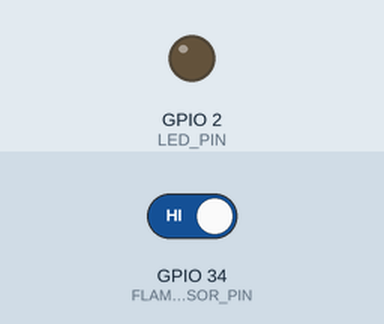
Bench run of a sketch on a simulated ESP32. Shown: output pins drawn as LEDs (lit = HIGH). Inputs (shaded band) come from the test bench; at power-on: GPIO 34 (FLAME_SENSOR_PIN) HIGH. WiFi joins after 1.5 s; servers stay silent unless stated; web services answer with replies made up by the test bench; what the sketch prints to the serial monitor is not drawn.

Above: at 2.7 s.
2.8 s: GPIO 34 (FLAME_SENSOR_PIN) driven LOW
At 17.5 s:
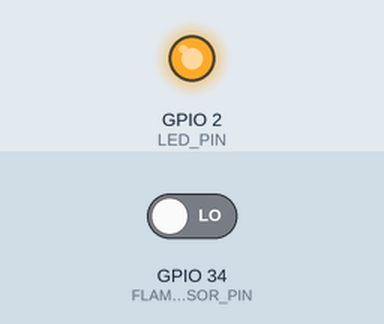
Timing chart, 0 to 19.0 s (numbered marks = the images above; inputs shaded):
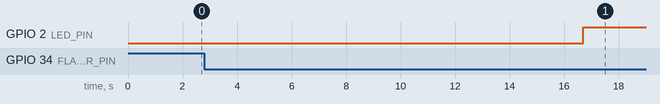

Measured:
- after the input at 2.8 s, GPIO 2 (LED_PIN): LOW → HIGH after 13.9 s

The sketch:

Forest_think.ino
```cpp
//think
//flame D34
//LEP ground an D2

#include <WiFi.h>
#include <HTTPClient.h>

// Flame sensor pin
#define FLAME_SENSOR_PIN 34 // Connect D0 pin of the flame sensor to GPIO 34
#define LED_PIN 2           // Optional: LED connected to GPIO 2 for local alert

// Wi-Fi credentials
const char* ssid = "Nord3";            // Replace with your Wi-Fi SSID
const char* password = "yuck12345";    // Replace with your Wi-Fi password

// ThingSpeak settings
const char* server = "http://api.thingspeak.com/update";
const char* apiKey = "S72K845R7L49KNUS"; // Replace with your ThingSpeak Write API Key

void setup() {
  // Start Serial Monitor
  Serial.begin(115200);

  // Set pin modes
  pinMode(FLAME_SENSOR_PIN, INPUT);
  pinMode(LED_PIN, OUTPUT);

  // Start Wi-Fi connection
  WiFi.begin(ssid, password);
  Serial.print("Connecting to Wi-Fi");
  while (WiFi.status() != WL_CONNECTED) {
    delay(500);
    Serial.print(".");
  }
  Serial.println();
  Serial.println("Connected to Wi-Fi");
}

void loop() {
  // Read flame sensor value (0 = flame detected, 1 = no flame)
  int flameDetected = digitalRead(FLAME_SENSOR_PIN);

  // Print flame sensor status to Serial Monitor
  if (flameDetected == LOW) {
    Serial.println("Flame Detected!");
    digitalWrite(LED_PIN, HIGH); // Turn on LED when flame is detected
  } else {
    Serial.println("No Flame");
    digitalWrite(LED_PIN, LOW);  // Turn off LED when no flame
  }

  // If Wi-Fi is connected, send data to ThingSpeak
  if (WiFi.status() == WL_CONNECTED) {
    HTTPClient http;
    String url = String(server) + "?api_key=" + apiKey + "&field1=" + String(flameDetected);
    http.begin(url);
    int httpResponseCode = http.GET();
    if (httpResponseCode > 0) {
      Serial.println("Data sent to ThingSpeak");
    } else {
      Serial.print("Error sending data: ");
      Serial.println(httpResponseCode);
    }
    http.end();
  } else {
    Serial.println("Wi-Fi not connected");
  }

  // Delay for 15 seconds (compliant with ThingSpeak free account limit)
  delay(15000);
}
```
